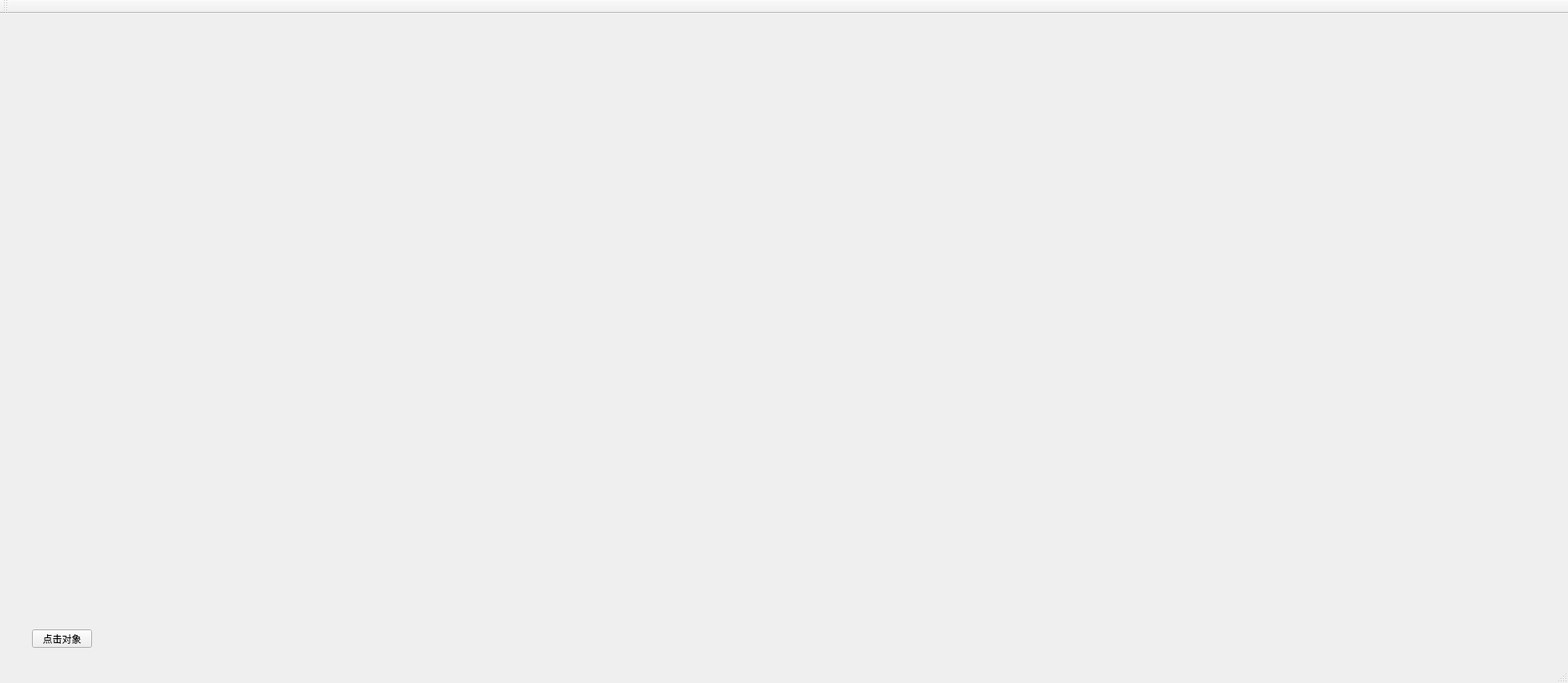
<?xml version="1.0" encoding="UTF-8"?>
<ui version="4.0">
 <class>Qt_MonitorsClass</class>
 <widget class="QMainWindow" name="Qt_MonitorsClass">
  <property name="geometry">
   <rect>
    <x>0</x>
    <y>0</y>
    <width>1960</width>
    <height>854</height>
   </rect>
  </property>
  <property name="minimumSize">
   <size>
    <width>1650</width>
    <height>854</height>
   </size>
  </property>
  <property name="windowTitle">
   <string>Qt_Monitors</string>
  </property>
  <widget class="QWidget" name="centralWidget">
   <widget class="QPushButton" name="push_btn">
    <property name="geometry">
     <rect>
      <x>40</x>
      <y>770</y>
      <width>75</width>
      <height>23</height>
     </rect>
    </property>
    <property name="text">
     <string>点击对象</string>
    </property>
   </widget>
  </widget>
  <widget class="QMenuBar" name="menuBar">
   <property name="geometry">
    <rect>
     <x>0</x>
     <y>0</y>
     <width>1960</width>
     <height>23</height>
    </rect>
   </property>
  </widget>
  <widget class="QToolBar" name="mainToolBar">
   <attribute name="toolBarArea">
    <enum>TopToolBarArea</enum>
   </attribute>
   <attribute name="toolBarBreak">
    <bool>false</bool>
   </attribute>
  </widget>
  <widget class="QStatusBar" name="statusBar"/>
 </widget>
 <layoutdefault spacing="6" margin="11"/>
 <resources>
  <include location="Qt_Monitors.qrc"/>
 </resources>
 <connections/>
</ui>
